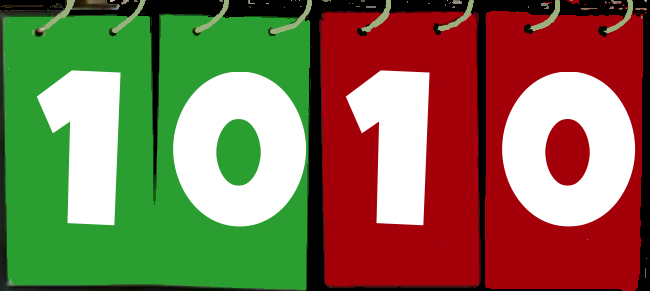
#> input picture video_production/annotations/test_cv2.png, 650 x 291 px
$ python -i motion_detector.py   (imports and definitions only)
#> lines starting #> are read from the running program, lines starting #| are printed output that depends on the picture
#> further down, picture is the input picture: shape (291, 650, 3); mean B, G, R 80.3, 111.6, 129.6
import cv2
import imutils


class MotionDetector:
    def __init__(self, drawMotionZones=False):
        self.firstFrame = None
        self.frameCount = 0
        self.drawMotionZones = drawMotionZones

    def update(self, frame):
        # set motion indicator
        motion = False

        # grayscale and blur
        gray = cv2.cvtColor(frame, cv2.COLOR_BGR2GRAY)
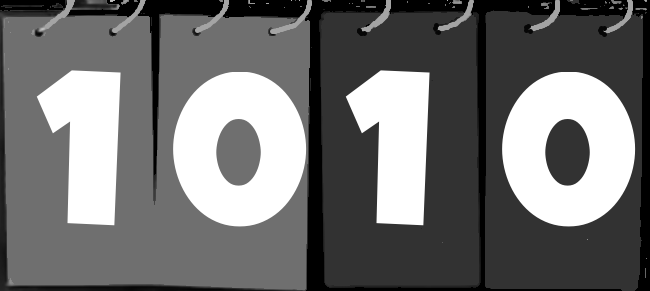
#> gray: shape (291, 650); min 0, max 255, mean 113.5
        gray = cv2.GaussianBlur(gray, (25, 25), 0)
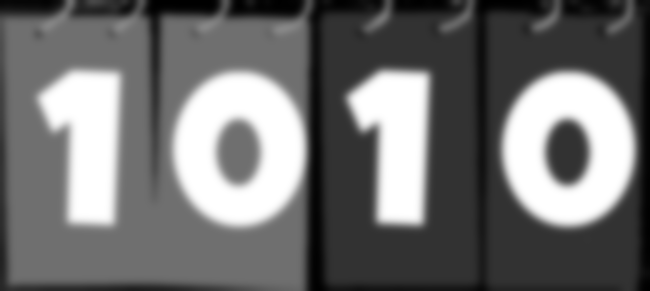
#> gray: shape (291, 650); min 0, max 255, mean 113.6

        # if the first frame is None, initialize it
        if self.firstFrame is None or self.frameCount >= 20:
            self.firstFrame = gray
            self.frameCount = 0
            return frame, motion
        self.frameCount += 1

        # compute the absolute difference between the current frame and first frame
        frameDelta = cv2.absdiff(self.firstFrame, gray)
        thresh = cv2.threshold(frameDelta, 25, 255, cv2.THRESH_BINARY)[1]

        # dilate the thresholded image to fill in holes, then find contours
        # on thresholded image
        thresh = cv2.dilate(thresh, None, iterations=2)
        cnts = cv2.findContours(thresh.copy(), cv2.RETR_EXTERNAL, cv2.CHAIN_APPROX_SIMPLE)
        cnts = imutils.grab_contours(cnts)

        # loop over the contours
        for c in cnts:
            # grab the area
            area = cv2.contourArea(c)

            # if the contour is too small, ignore it
            if cv2.contourArea(c) < 500:
                continue

            # indicate motion
            if area >= 500:
                motion = True

            # compute the bounding box for the contour, draw it on the frame,
            # and update the text
            if self.drawMotionZones:
                (x, y, w, h) = cv2.boundingRect(c)
                cv2.rectangle(frame, (x, y), (x + w, y + h), (0, 255, 0), 2)

        return frame, motion

>>> import cv2
>>> picture = cv2.imread('../../../video_production/annotations/test_cv2.png')
>>> result = MotionDetector().update(picture)
